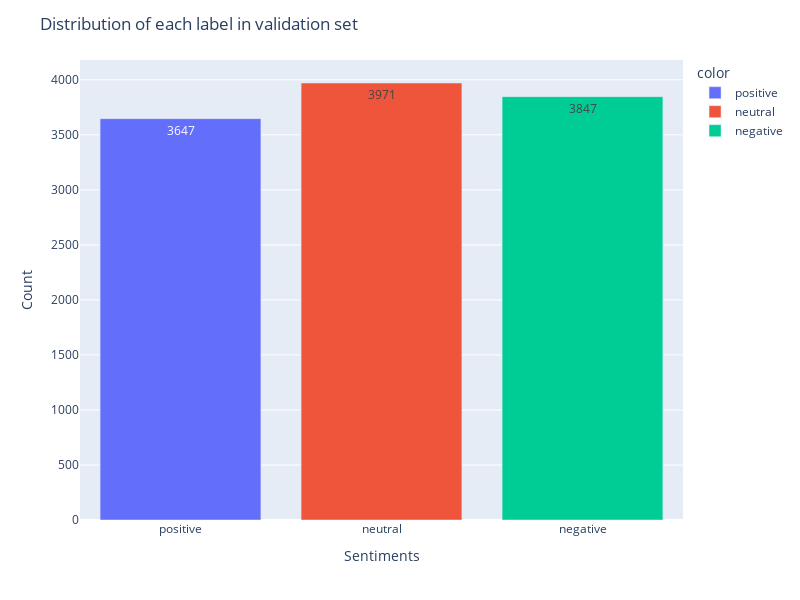

Notebook source saved alongside this figure:
### Code cell
labels = ["positive", "neutral", "negative"]
fig = px.bar(x=labels, y=class_count_in_validation_set, color=labels)

fig.update_layout(
    title="Distribution of each label in validation set",
    xaxis_title="Sentiments",
    yaxis_title="Count",
    height=600,
    width=800,
)

fig.update_traces(texttemplate="%{y}", textposition="inside")

fig.show()

### Figure 1 — Plotly figure (JSON) as saved in the notebook; plotly's stock layout.template omitted (floating-point values rounded to 4 significant figures)
{"data": [{"alignmentgroup": "True", "hovertemplate": "color=positive<br>x=%{x}<br>y=%{y}<extra></extra>", "legendgroup": "positive", "marker": {"color": "#636efa", "pattern": {"shape": ""}}, "name": "positive", "offsetgroup": "positive", "orientation": "v", "showlegend": true, "textposition": "inside", "texttemplate": "%{y}", "type": "bar", "x": ["positive"], "xaxis": "x", "y": [3647], "yaxis": "y"}, {"alignmentgroup": "True", "hovertemplate": "color=neutral<br>x=%{x}<br>y=%{y}<extra></extra>", "legendgroup": "neutral", "marker": {"color": "#EF553B", "pattern": {"shape": ""}}, "name": "neutral", "offsetgroup": "neutral", "orientation": "v", "showlegend": true, "textposition": "inside", "texttemplate": "%{y}", "type": "bar", "x": ["neutral"], "xaxis": "x", "y": [3971], "yaxis": "y"}, {"alignmentgroup": "True", "hovertemplate": "color=negative<br>x=%{x}<br>y=%{y}<extra></extra>", "legendgroup": "negative", "marker": {"color": "#00cc96", "pattern": {"shape": ""}}, "name": "negative", "offsetgroup": "negative", "orientation": "v", "showlegend": true, "textposition": "inside", "texttemplate": "%{y}", "type": "bar", "x": ["negative"], "xaxis": "x", "y": [3847], "yaxis": "y"}], "layout": {"barmode": "relative", "height": 600, "legend": {"title": {"text": "color"}, "tracegroupgap": 0}, "margin": {"t": 60}, "title": {"text": "Distribution of each label in validation set"}, "width": 800, "xaxis": {"anchor": "y", "domain": [0, 1], "title": {"text": "Sentiments"}}, "yaxis": {"anchor": "x", "domain": [0, 1], "title": {"text": "Count"}}}}
